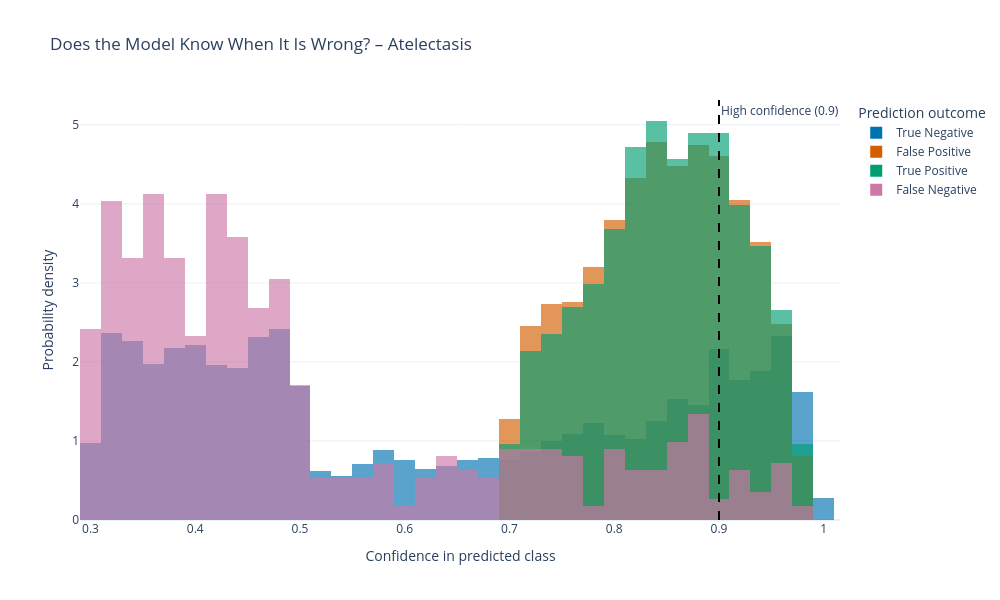
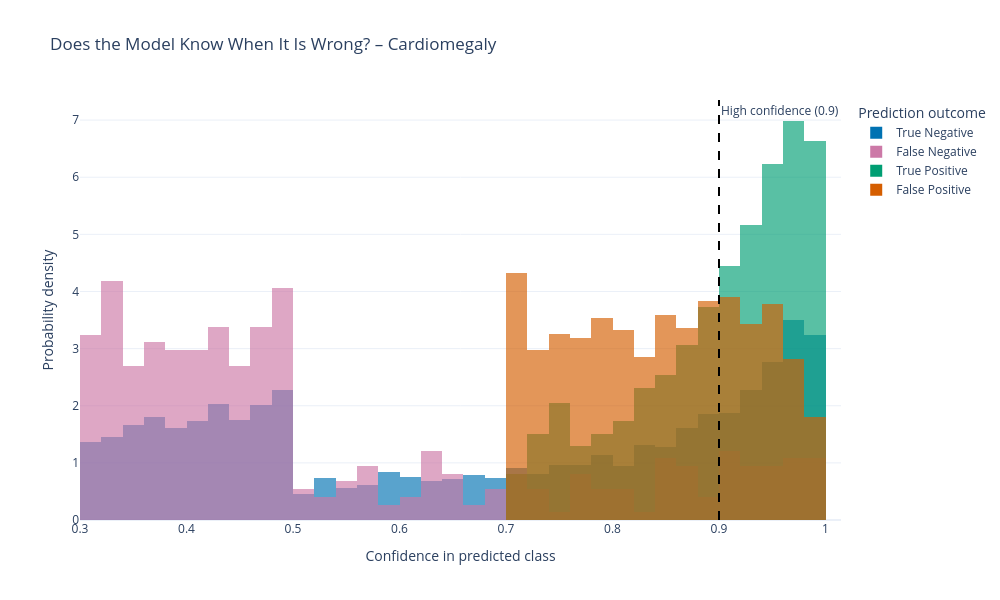
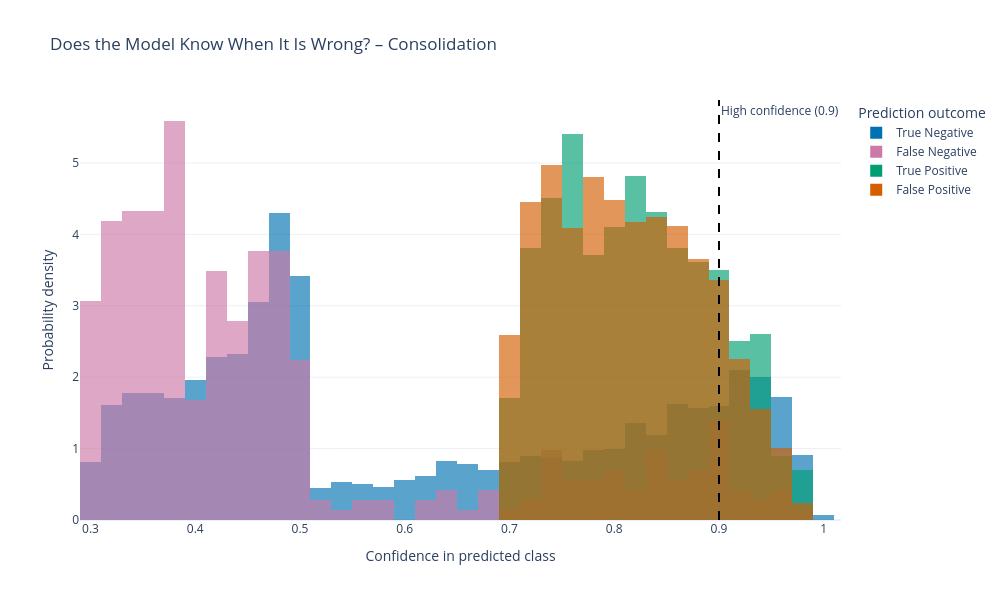
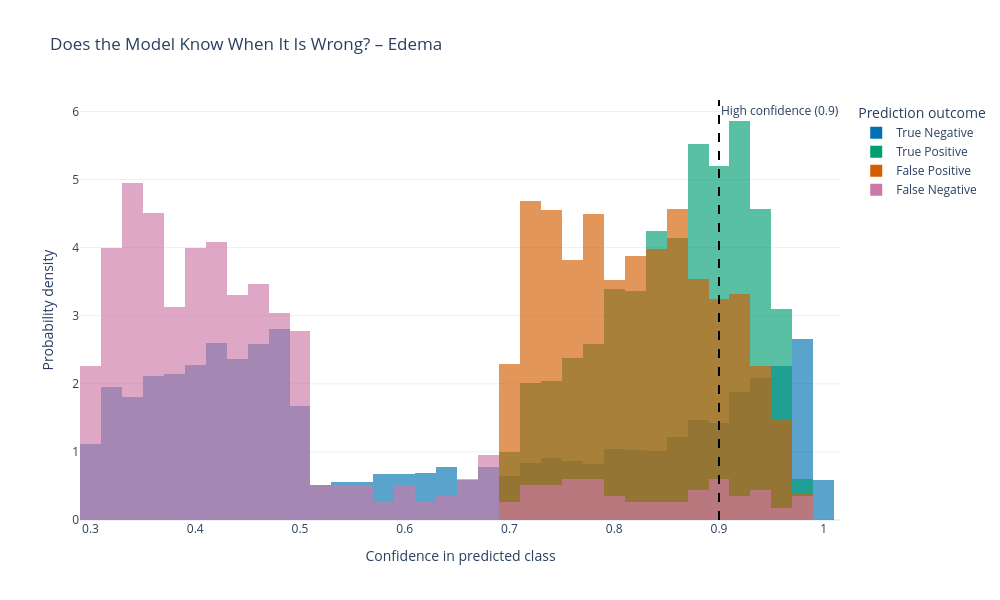

Here is the notebook cell these charts were saved with, in order:
### Code cell
for pathology in DATASET_PATHOLOGIES:
    show_prediction_confidence_vs_probability(pathology, output_folder=HTML_OUTPUT_FOLDER)

### Figure 1 — Plotly figure (JSON) as saved in the notebook; plotly's stock layout.template omitted (floating-point values rounded to 4 significant figures; data arrays with more than 128 entries replaced by an {"elided": "..."} marker saying what was removed)
{"data": [{"bingroup": "x", "histnorm": "probability density", "hovertemplate": "outcome=True Negative<br>prediction_confidence=%{x}<br>probability density=%{y}<extra></extra>", "legendgroup": "True Negative", "marker": {"color": "#0072B2", "opacity": 0.65, "pattern": {"shape": ""}}, "name": "True Negative", "nbinsx": 40, "orientation": "v", "showlegend": true, "type": "histogram", "x": {"elided": "4132 float values"}, "xaxis": "x", "yaxis": "y"}, {"bingroup": "x", "histnorm": "probability density", "hovertemplate": "outcome=False Positive<br>prediction_confidence=%{x}<br>probability density=%{y}<extra></extra>", "legendgroup": "False Positive", "marker": {"color": "#D55E00", "opacity": 0.65, "pattern": {"shape": ""}}, "name": "False Positive", "nbinsx": 40, "orientation": "v", "showlegend": true, "type": "histogram", "x": {"elided": "3953 float values"}, "xaxis": "x", "yaxis": "y"}, {"bingroup": "x", "histnorm": "probability density", "hovertemplate": "outcome=True Positive<br>prediction_confidence=%{x}<br>probability density=%{y}<extra></extra>", "legendgroup": "True Positive", "marker": {"color": "#009E73", "opacity": 0.65, "pattern": {"shape": ""}}, "name": "True Positive", "nbinsx": 40, "orientation": "v", "showlegend": true, "type": "histogram", "x": {"elided": "1357 float values"}, "xaxis": "x", "yaxis": "y"}, {"bingroup": "x", "histnorm": "probability density", "hovertemplate": "outcome=False Negative<br>prediction_confidence=%{x}<br>probability density=%{y}<extra></extra>", "legendgroup": "False Negative", "marker": {"color": "#CC79A7", "opacity": 0.65, "pattern": {"shape": ""}}, "name": "False Negative", "nbinsx": 40, "orientation": "v", "showlegend": true, "type": "histogram", "x": {"elided": "558 float values"}, "xaxis": "x", "yaxis": "y"}], "layout": {"annotations": [{"showarrow": false, "text": "High confidence (0.9)", "x": 0.9, "xanchor": "left", "xref": "x", "y": 1, "yanchor": "top", "yref": "y domain"}], "barmode": "overlay", "height": 600, "hovermode": "x unified", "legend": {"title": {"text": "Prediction outcome"}, "tracegroupgap": 0}, "shapes": [{"line": {"color": "black", "dash": "dash"}, "type": "line", "x0": 0.9, "x1": 0.9, "xref": "x", "y0": 0, "y1": 1, "yref": "y domain"}], "title": {"text": "Does the Model Know When It Is Wrong? – Atelectasis"}, "width": 1000, "xaxis": {"anchor": "y", "domain": [0, 1], "title": {"text": "Confidence in predicted class"}}, "yaxis": {"anchor": "x", "domain": [0, 1], "title": {"text": "Probability density"}}}}

### Figure 2 — Plotly figure (JSON) as saved in the notebook; plotly's stock layout.template omitted (floating-point values rounded to 4 significant figures; data arrays with more than 128 entries replaced by an {"elided": "..."} marker saying what was removed)
{"data": [{"bingroup": "x", "histnorm": "probability density", "hovertemplate": "outcome=True Negative<br>prediction_confidence=%{x}<br>probability density=%{y}<extra></extra>", "legendgroup": "True Negative", "marker": {"color": "#0072B2", "opacity": 0.65, "pattern": {"shape": ""}}, "name": "True Negative", "nbinsx": 40, "orientation": "v", "showlegend": true, "type": "histogram", "x": {"elided": "5825 float values"}, "xaxis": "x", "yaxis": "y"}, {"bingroup": "x", "histnorm": "probability density", "hovertemplate": "outcome=False Negative<br>prediction_confidence=%{x}<br>probability density=%{y}<extra></extra>", "legendgroup": "False Negative", "marker": {"color": "#CC79A7", "opacity": 0.65, "pattern": {"shape": ""}}, "name": "False Negative", "nbinsx": 40, "orientation": "v", "showlegend": true, "type": "histogram", "x": {"elided": "370 float values"}, "xaxis": "x", "yaxis": "y"}, {"bingroup": "x", "histnorm": "probability density", "hovertemplate": "outcome=True Positive<br>prediction_confidence=%{x}<br>probability density=%{y}<extra></extra>", "legendgroup": "True Positive", "marker": {"color": "#009E73", "opacity": 0.65, "pattern": {"shape": ""}}, "name": "True Positive", "nbinsx": 40, "orientation": "v", "showlegend": true, "type": "histogram", "x": {"elided": "1124 float values"}, "xaxis": "x", "yaxis": "y"}, {"bingroup": "x", "histnorm": "probability density", "hovertemplate": "outcome=False Positive<br>prediction_confidence=%{x}<br>probability density=%{y}<extra></extra>", "legendgroup": "False Positive", "marker": {"color": "#D55E00", "opacity": 0.65, "pattern": {"shape": ""}}, "name": "False Positive", "nbinsx": 40, "orientation": "v", "showlegend": true, "type": "histogram", "x": {"elided": "2681 float values"}, "xaxis": "x", "yaxis": "y"}], "layout": {"annotations": [{"showarrow": false, "text": "High confidence (0.9)", "x": 0.9, "xanchor": "left", "xref": "x", "y": 1, "yanchor": "top", "yref": "y domain"}], "barmode": "overlay", "height": 600, "hovermode": "x unified", "legend": {"title": {"text": "Prediction outcome"}, "tracegroupgap": 0}, "shapes": [{"line": {"color": "black", "dash": "dash"}, "type": "line", "x0": 0.9, "x1": 0.9, "xref": "x", "y0": 0, "y1": 1, "yref": "y domain"}], "title": {"text": "Does the Model Know When It Is Wrong? – Cardiomegaly"}, "width": 1000, "xaxis": {"anchor": "y", "domain": [0, 1], "title": {"text": "Confidence in predicted class"}}, "yaxis": {"anchor": "x", "domain": [0, 1], "title": {"text": "Probability density"}}}}

### Figure 3 — Plotly figure (JSON) as saved in the notebook; plotly's stock layout.template omitted (floating-point values rounded to 4 significant figures; data arrays with more than 128 entries replaced by an {"elided": "..."} marker saying what was removed)
{"data": [{"bingroup": "x", "histnorm": "probability density", "hovertemplate": "outcome=True Negative<br>prediction_confidence=%{x}<br>probability density=%{y}<extra></extra>", "legendgroup": "True Negative", "marker": {"color": "#0072B2", "opacity": 0.65, "pattern": {"shape": ""}}, "name": "True Negative", "nbinsx": 40, "orientation": "v", "showlegend": true, "type": "histogram", "x": {"elided": "6821 float values"}, "xaxis": "x", "yaxis": "y"}, {"bingroup": "x", "histnorm": "probability density", "hovertemplate": "outcome=False Negative<br>prediction_confidence=%{x}<br>probability density=%{y}<extra></extra>", "legendgroup": "False Negative", "marker": {"color": "#CC79A7", "opacity": 0.65, "pattern": {"shape": ""}}, "name": "False Negative", "nbinsx": 40, "orientation": "v", "showlegend": true, "type": "histogram", "x": {"elided": "358 float values"}, "xaxis": "x", "yaxis": "y"}, {"bingroup": "x", "histnorm": "probability density", "hovertemplate": "outcome=True Positive<br>prediction_confidence=%{x}<br>probability density=%{y}<extra></extra>", "legendgroup": "True Positive", "marker": {"color": "#009E73", "opacity": 0.65, "pattern": {"shape": ""}}, "name": "True Positive", "nbinsx": 40, "orientation": "v", "showlegend": true, "type": "histogram", "x": {"elided": "499 float values"}, "xaxis": "x", "yaxis": "y"}, {"bingroup": "x", "histnorm": "probability density", "hovertemplate": "outcome=False Positive<br>prediction_confidence=%{x}<br>probability density=%{y}<extra></extra>", "legendgroup": "False Positive", "marker": {"color": "#D55E00", "opacity": 0.65, "pattern": {"shape": ""}}, "name": "False Positive", "nbinsx": 40, "orientation": "v", "showlegend": true, "type": "histogram", "x": {"elided": "2322 float values"}, "xaxis": "x", "yaxis": "y"}], "layout": {"annotations": [{"showarrow": false, "text": "High confidence (0.9)", "x": 0.9, "xanchor": "left", "xref": "x", "y": 1, "yanchor": "top", "yref": "y domain"}], "barmode": "overlay", "height": 600, "hovermode": "x unified", "legend": {"title": {"text": "Prediction outcome"}, "tracegroupgap": 0}, "shapes": [{"line": {"color": "black", "dash": "dash"}, "type": "line", "x0": 0.9, "x1": 0.9, "xref": "x", "y0": 0, "y1": 1, "yref": "y domain"}], "title": {"text": "Does the Model Know When It Is Wrong? – Consolidation"}, "width": 1000, "xaxis": {"anchor": "y", "domain": [0, 1], "title": {"text": "Confidence in predicted class"}}, "yaxis": {"anchor": "x", "domain": [0, 1], "title": {"text": "Probability density"}}}}

### Figure 4 — Plotly figure (JSON) as saved in the notebook; plotly's stock layout.template omitted (floating-point values rounded to 4 significant figures; data arrays with more than 128 entries replaced by an {"elided": "..."} marker saying what was removed)
{"data": [{"bingroup": "x", "histnorm": "probability density", "hovertemplate": "outcome=True Negative<br>prediction_confidence=%{x}<br>probability density=%{y}<extra></extra>", "legendgroup": "True Negative", "marker": {"color": "#0072B2", "opacity": 0.65, "pattern": {"shape": ""}}, "name": "True Negative", "nbinsx": 40, "orientation": "v", "showlegend": true, "type": "histogram", "x": {"elided": "5233 float values"}, "xaxis": "x", "yaxis": "y"}, {"bingroup": "x", "histnorm": "probability density", "hovertemplate": "outcome=True Positive<br>prediction_confidence=%{x}<br>probability density=%{y}<extra></extra>", "legendgroup": "True Positive", "marker": {"color": "#009E73", "opacity": 0.65, "pattern": {"shape": ""}}, "name": "True Positive", "nbinsx": 40, "orientation": "v", "showlegend": true, "type": "histogram", "x": {"elided": "1664 float values"}, "xaxis": "x", "yaxis": "y"}, {"bingroup": "x", "histnorm": "probability density", "hovertemplate": "outcome=False Positive<br>prediction_confidence=%{x}<br>probability density=%{y}<extra></extra>", "legendgroup": "False Positive", "marker": {"color": "#D55E00", "opacity": 0.65, "pattern": {"shape": ""}}, "name": "False Positive", "nbinsx": 40, "orientation": "v", "showlegend": true, "type": "histogram", "x": {"elided": "2527 float values"}, "xaxis": "x", "yaxis": "y"}, {"bingroup": "x", "histnorm": "probability density", "hovertemplate": "outcome=False Negative<br>prediction_confidence=%{x}<br>probability density=%{y}<extra></extra>", "legendgroup": "False Negative", "marker": {"color": "#CC79A7", "opacity": 0.65, "pattern": {"shape": ""}}, "name": "False Negative", "nbinsx": 40, "orientation": "v", "showlegend": true, "type": "histogram", "x": {"elided": "576 float values"}, "xaxis": "x", "yaxis": "y"}], "layout": {"annotations": [{"showarrow": false, "text": "High confidence (0.9)", "x": 0.9, "xanchor": "left", "xref": "x", "y": 1, "yanchor": "top", "yref": "y domain"}], "barmode": "overlay", "height": 600, "hovermode": "x unified", "legend": {"title": {"text": "Prediction outcome"}, "tracegroupgap": 0}, "shapes": [{"line": {"color": "black", "dash": "dash"}, "type": "line", "x0": 0.9, "x1": 0.9, "xref": "x", "y0": 0, "y1": 1, "yref": "y domain"}], "title": {"text": "Does the Model Know When It Is Wrong? – Edema"}, "width": 1000, "xaxis": {"anchor": "y", "domain": [0, 1], "title": {"text": "Confidence in predicted class"}}, "yaxis": {"anchor": "x", "domain": [0, 1], "title": {"text": "Probability density"}}}}
